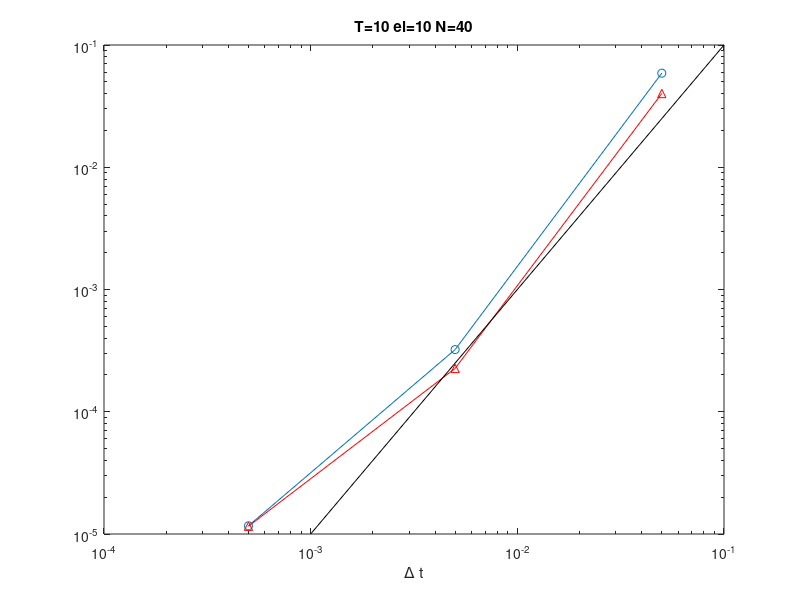

This figure's MATLAB source: (Note: this script raises an error after producing the figure.)
clear all
close all
clc

% T=10 el=10 N=40
dt = [5e-2 5e-3 5e-4];
esdirk4 = [ 4.0109e-2
            2.2620e-4
            1.1571e-5 ];

gauss4 = [ 5.8810e-2
           3.2254e-4
           1.1669e-5 ];

figure
loglog(dt,gauss4,'-o')
hold on
loglog(dt,esdirk4,'-^r')
loglog([1e-3 1e-1],[1e-5 1e-1],'k')
title('T=10 el=10 N=40')
xlabel('\Delta t')
legend('Gauss 4','ESDIRK 4','order 2',2)



N = [ 2 4 6 8 10 ];
el10 = [ 4.4329e-1
         9.7824e-3
         6.2861e-3
         1.5100e-3
         7.2831e-4 ];
     
el20 = [ 2.7698e-1
         4.2046e-3
         1.9549e-3
         2.7097e-4
         1.6656e-4 ];

figure
semilogy(N(2:end),el10(2:end),'-o')
hold on
semilogy(N(2:end),el20(2:end),'-^r')
title('T=10 dt=5e-5')
xlabel('N')
legend('el=10','el=20')
xlim([2 12])